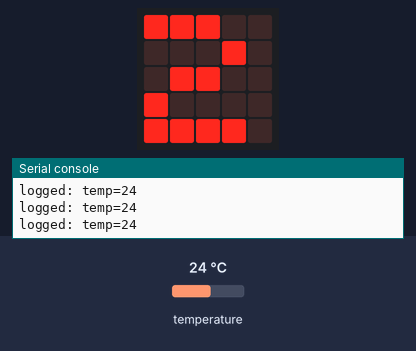
The program below on a simulated BBC micro:bit running MicroPython. Shown: the board's 5×5 LED display, the last lines printed to the serial console. The test bench sets the inputs (shaded band); at power-on: temperature 24 °C. Data-log rows are listed on the console.

Above: at 1.2 s.
1.3 s: temperature set to 12 °C
At 2.5 s:
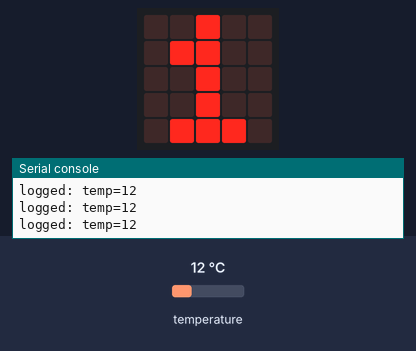
2.8 s: temperature set to 33 °C
At 3.9 s:
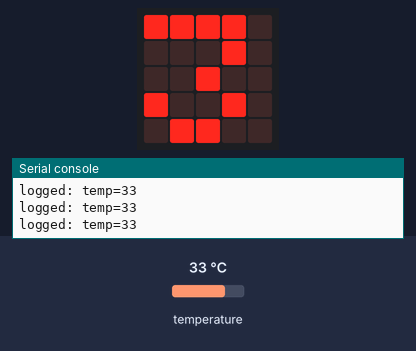
4.3 s: temperature set to 41 °C
At 5.0 s:
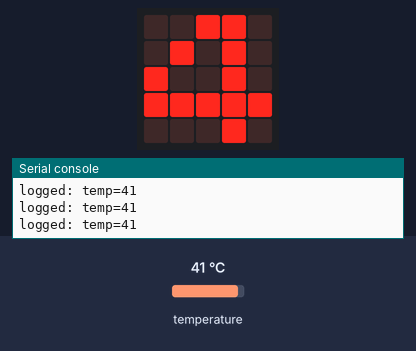
Timing chart, 0 to 7.3 s (numbered marks = the images above; inputs shaded):
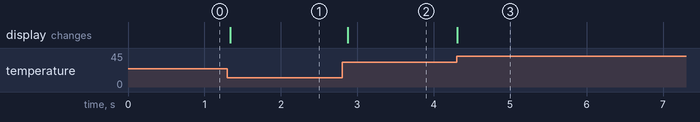

The program:

main.py
```python
# Lab 14 - temperature logger (BEFORE: fixed fast sampling, board always on).
# Logs temperature every 100 ms and shows it on the display. Works fine on USB
# power. On 2 x AAA the MODEL in budget.py says it is flat in under 2 days:
# sleep() keeps the board in On mode (display, sensors, interface MCU awake).
from microbit import *
import log

INTERVAL_MS = 100              # 10 samples per second, always
log.set_labels("temp", timestamp=log.MILLISECONDS)


def new_state():
    return {"samples": 0, "last": None}


def sample(state):
    t = temperature()
    log.add(temp=t)                         # one CSV row per sample
    display.show(t, wait=False)             # display on = current drawn all the time
    state["samples"] += 1
    state["last"] = t
    return t


def loop_once(state):
    sample(state)
    sleep(INTERVAL_MS)                      # On mode: the board does not power down
    return INTERVAL_MS


def main():
    state = new_state()
    while True:
        loop_once(state)


if __name__ == "__main__":
    main()
```

Measured:
- after the input at 1.3 s, the display: changes at once (image 1)
- after the input at 2.8 s, the display: changes after 0.07 s (image 2)
- after the input at 4.3 s, the display: changes at once (image 3)
